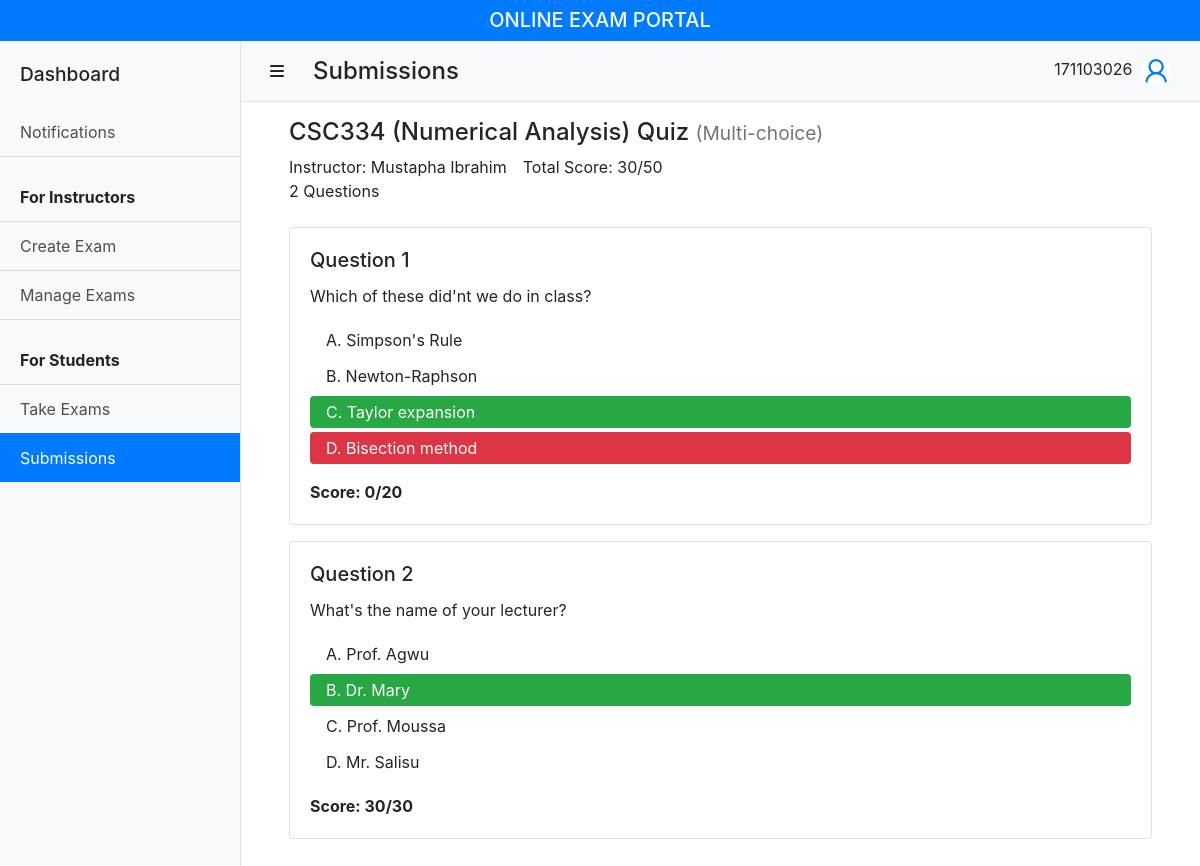
/submissions/multi-exam.php?examID=48 (signed in), run on the app's committed database.
### tables this page shows
CREATE TABLE `exam_assignment` (
  `exam_id` int(11) NOT NULL,
  `assignee_id` varchar(16) NOT NULL,
  `total_score` float DEFAULT NULL,
  `status_id` int(11) NOT NULL
);

CREATE TABLE `exam` (
  `exam_id` int(11) NOT NULL,
  `instructor_id` varchar(16) NOT NULL,
  `course_code` varchar(8) NOT NULL,
  `title` varchar(45) NOT NULL,
  `type_id` int(11) NOT NULL,
  `no_of_questions` int(11) NOT NULL,
  `status_id` int(11) NOT NULL DEFAULT 1,
  `invite_prefix` varchar(5) NOT NULL,
  `total_mark` float NOT NULL
);

CREATE TABLE `course` (
  `course_code` varchar(8) NOT NULL,
  `course_name` varchar(256) NOT NULL
);

CREATE TABLE `exam_type` (
  `type_id` int(11) NOT NULL,
  `value` varchar(45) NOT NULL
);

CREATE TABLE `multi_choice_response` (
  `exam_id` int(11) NOT NULL,
  `question_no` int(11) NOT NULL,
  `assignee_id` varchar(16) NOT NULL,
  `response` varchar(1) DEFAULT NULL,
  `score` float DEFAULT NULL
);

CREATE TABLE `multi_choice_question` (
  `exam_id` int(11) NOT NULL,
  `question_no` int(11) NOT NULL,
  `question` varchar(256) NOT NULL,
  `correct_answer` varchar(1) NOT NULL,
  `a` varchar(256) NOT NULL,
  `b` varchar(256) NOT NULL,
  `c` varchar(256) NOT NULL,
  `d` varchar(256) NOT NULL,
  `mark` float NOT NULL
);

### connect.php (called while the page is built, shortened)
<?php
function pluralSuffix($count) {
  return $count == 1 ? '' : 's';
}
function compareStrWithoutCase(string $a, string $b) {
  return strcasecmp($a, $b) == 0;
}

### submissions/multi-exam.php (the view, shortened to what this page needs)
<?php
require_once '../connect.php';
$userID = $_SESSION['userID'];
?>
<!DOCTYPE html>
<html lang="en">
<head>
  <link rel="stylesheet" href="https://stackpath.bootstrapcdn.com/bootstrap/4.4.1/css/bootstrap.min.css">
  <link href="../css/simple-sidebar.css" rel="stylesheet">
</head>
<?php
$examID = $_GET['examID'];
$headerSql = "SELECT a.*, e.*, c.course_name, CONCAT(u.first_name, ' ', u.last_name) AS instructor, t.value AS type
  FROM exam_assignment a
  INNER JOIN exam e ON e.exam_id = a.exam_id
  INNER JOIN exam_type t ON t.type_id = e.type_id
  INNER JOIN course c ON c.course_code = e.course_code
  INNER JOIN user u ON u.user_id = e.instructor_id
  WHERE a.exam_id = ? AND a.assignee_id = ? AND a.status_id = 6 AND e.type_id = 1";
$headerStmt = $conn->prepare($headerSql);
$headerStmt->bind_param('is', $examID, $userID);
$headerStmt->execute();
$headerResult = $headerStmt->get_result();
$exam = $headerResult->fetch_assoc();
$responseSql = "SELECT r.*, q.question, q.a, q.b, q.c, q.d, q.correct_answer, q.mark
  FROM multi_choice_response r
  INNER JOIN multi_choice_question q
  ON (q.exam_id = r.exam_id AND q.question_no = r.question_no)
  WHERE r.exam_id = ? AND r.assignee_id = ?
  ORDER BY r.question_no ASC";
$responseStmt = $conn->prepare($responseSql);
$responseStmt->bind_param('is', $examID, $userID);
$responseStmt->execute();
$responseResult = $responseStmt->get_result();
?>
<body>
  <?php include '../components/_header.php' ?>
  <div class="d-flex" id="wrapper">
    <?php require '../components/_sidebar.php' ?>
    <div id="page-content-wrapper">
      <?php require '../components/_navbar.php' ?>
      <div class="container py-3 px-5">
        <header class="mb-4" id="examHeader">
          <h4>
          <?php echo "{$exam['course_code']} ({$exam['course_name']}) {$exam['title']} "; ?>
          <small class="text-muted">(<?php echo $exam['type']; ?>)</small></h4>
          <div class="d-flex flex-column flex-md-row">
            <div class="mr-md-3">
              <div>Instructor: <?php echo $exam['instructor']; ?></div>
              <div><?php echo $exam['no_of_questions'] . ' Question' . pluralSuffix($exam['no_of_questions']); ?></div>
            </div>
            <div>Total Score: <?php echo "{$exam['total_score']}/{$exam['total_mark']}"; ?></div>
          </div>
        </header>
        <section>
          <?php
            if ($responseResult->num_rows > 0) {
              while ($response = $responseResult->fetch_assoc()) {
          ?>
                <div class="card my-3">
                  <div class="card-body">
                    <h5 class="card-title">Question <?php echo $response['question_no']; ?></h5>
                    <p class="card-text form-inline">
                      <?php echo $response['question']; ?>
                    </p>
                    <div class="card-text mb-3">
                <?php
                $options = array('a', 'b', 'c', 'd');
                foreach ($options as $opt) {
                  if (compareStrWithoutCase($response['response'], $opt)
                      && compareStrWithoutCase($response['correct_answer'], $opt)) {
                    echo '<div class="px-3 py-1 my-1 rounded text-white bg-success">'. strtoupper($opt) . '. ' . $response[$opt] . '</div>';
                  } else if (compareStrWithoutCase($response['response'], $opt)
                      && !compareStrWithoutCase($response['correct_answer'], $opt)) {
                    echo '<div class="px-3 py-1 my-1 rounded text-white bg-danger">'. strtoupper($opt) . '. ' . $response[$opt] . '</div>';
                  } else if (!compareStrWithoutCase($response['response'], $opt)
                    && compareStrWithoutCase($response['correct_answer'], $opt)) {
                    echo '<div class="px-3 py-1 my-1 rounded text-white bg-success">'. strtoupper($opt) . '. ' . $response[$opt] . '</div>';
                  } else {
                    echo '<div class="px-3 py-1 my-1 rounded">'. strtoupper($opt) . '. ' . $response[$opt] . '</div>';
                  }
                }
                ?>
                </div>
                <strong>
                  Score: <?php echo $response['score'] . '/' . $response['mark']; ?>
                </strong>
              </div>
            </div>
          <?php
            }
          }
          ?>
        </section>
      </div>
    </div>
  </div>
</body>
</html>

### css/simple-sidebar.css (style rules this page uses)
body { overflow-x: hidden; }
#page-content-wrapper { min-width: 100vw; }
@media (min-width: 992px) { #page-content-wrapper { min-width: 0; width: 100%; } }

### data on the page
exam_assignment: exam.course_code "CSC334", course.course_name "Numerical Analysis", exam.title "Quiz", exam_type.value "Multi-choice", exam.no_of_questions "2", exam.no_of_questions "s", total_score "30", exam.total_mark "50"
multi_choice_response: question_no "1", multi_choice_question.question "Which of these did'nt we do in class?", opt "A", multi_choice_question.a "Simpson's Rule", opt "B", multi_choice_question.b "Newton-Raphson", opt "C", multi_choice_question.c "Taylor expansion", opt "D", multi_choice_question.d "Bisection method", score "0", multi_choice_question.mark "20"
multi_choice_response: question_no "2", multi_choice_question.question "What's the name of your lecturer?", opt "A", multi_choice_question.a "Prof. Agwu", opt "B", multi_choice_question.b "Dr. Mary", opt "C", multi_choice_question.c "Prof. Moussa", opt "D", multi_choice_question.d "Mr. Salisu", score "30", multi_choice_question.mark "30"

### other printed values
$userID "171103026"
$exam['instructor'] "Mustapha Ibrahim"
